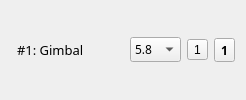
         <widget class="QWidget" name="cam1_pane" native="true">
          <layout class="QHBoxLayout" name="cam1">
           <item>
            <widget class="KLed" name="led_cam1" native="true">
             <property name="sizePolicy">
              <sizepolicy hsizetype="Preferred" vsizetype="Maximum">
               <horstretch>0</horstretch>
               <verstretch>0</verstretch>
              </sizepolicy>
             </property>
             <property name="color" stdset="0">
              <color>
               <red>0</red>
               <green>255</green>
               <blue>0</blue>
              </color>
             </property>
             <property name="darkFactor" stdset="0">
              <number>400</number>
             </property>
            </widget>
           </item>
           <item>
            <widget class="QLabel" name="label_6">
             <property name="font">
              <font>
               <family>Leelawadee</family>
               <pointsize>10</pointsize>
              </font>
             </property>
             <property name="text">
              <string>#1: Gimbal</string>
             </property>
            </widget>
           </item>
           <item>
            <spacer name="horizontalSpacer_5">
             <property name="orientation">
              <enum>Qt::Horizontal</enum>
             </property>
             <property name="sizeType">
              <enum>QSizePolicy::MinimumExpanding</enum>
             </property>
             <property name="sizeHint" stdset="0">
              <size>
               <width>40</width>
               <height>20</height>
              </size>
             </property>
            </spacer>
           </item>
           <item>
            <widget class="QComboBox" name="combo_cam1">
             <property name="font">
              <font>
               <family>Leelawadee</family>
               <pointsize>9</pointsize>
              </font>
             </property>
             <item>
              <property name="text">
               <string>5.8</string>
              </property>
             </item>
             <item>
              <property name="text">
               <string>900</string>
              </property>
             </item>
            </widget>
           </item>
           <item>
            <widget class="QToolButton" name="tool_cam1_show">
             <property name="text">
              <string>1</string>
             </property>
             <property name="icon">
              <iconset>
               <normaloff>:/media/icons/eye_inv_icon&amp;16.png</normaloff>
               <normalon>:/media/icons/invisible_revert_icon&amp;16.png</normalon>:/media/icons/eye_inv_icon&amp;16.png</iconset>
             </property>
             <property name="checkable">
              <bool>true</bool>
             </property>
            </widget>
           </item>
           <item>
            <widget class="QToolButton" name="tool_cam1_start">
             <property name="sizePolicy">
              <sizepolicy hsizetype="Fixed" vsizetype="Fixed">
               <horstretch>0</horstretch>
               <verstretch>0</verstretch>
              </sizepolicy>
             </property>
             <property name="font">
              <font>
               <family>Leelawadee</family>
               <weight>75</weight>
               <bold>true</bold>
              </font>
             </property>
             <property name="text">
              <string>1</string>
             </property>
             <property name="icon">
              <iconset>
               <normaloff>:/media/icons/connect_icon&amp;16.png</normaloff>
               <normalon>:/media/icons/disconnected_icon&amp;16.png</normalon>:/media/icons/connect_icon&amp;16.png</iconset>
             </property>
             <property name="checkable">
              <bool>true</bool>
             </property>
             <property name="checked">
              <bool>false</bool>
             </property>
            </widget>
           </item>
          </layout>
         </widget>
